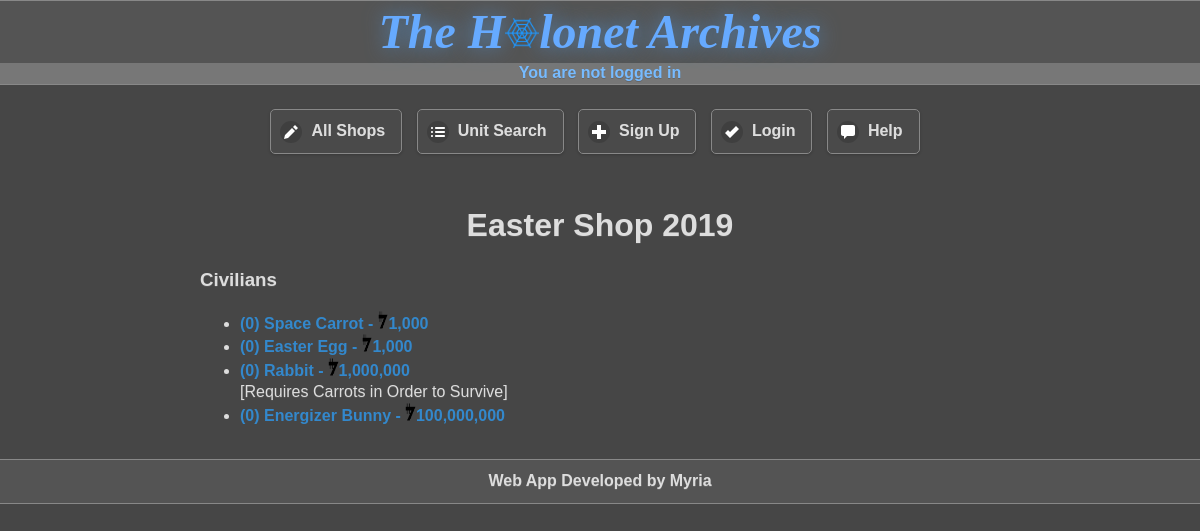
Page /public_html/shop_page?sid=7 on the committed database.
### tables this page shows
CREATE TABLE `unit` (
  `unit_id` smallint(5) unsigned NOT NULL AUTO_INCREMENT,
  `unit_type` smallint(5) unsigned DEFAULT NULL,
  `name` varchar(128) DEFAULT NULL,
  `alias` varchar(32) DEFAULT NULL,
  `price` bigint(20) unsigned DEFAULT NULL,
  `modslots` tinyint(3) unsigned DEFAULT NULL,
  `uc_limit` smallint(5) unsigned DEFAULT NULL,
  `length` float DEFAULT NULL,
  `height` float DEFAULT NULL,
  `width` float DEFAULT NULL,
  `hyperdrive` float DEFAULT NULL,
  `backup` float DEFAULT NULL,
  `mglt` tinyint(3) unsigned DEFAULT NULL,
  `kmh` smallint(5) unsigned DEFAULT NULL,
  `shield` tinyint(3) unsigned DEFAULT NULL,
  `hull` tinyint(3) unsigned DEFAULT NULL,
  `sbd` smallint(5) unsigned DEFAULT NULL,
  `ru` smallint(5) unsigned DEFAULT NULL,
  `points` float DEFAULT NULL,
  `is_special` tinyint(3) unsigned DEFAULT NULL,
  `notes` varchar(256) DEFAULT NULL,
  `wiki_link` varchar(128) DEFAULT NULL,
  PRIMARY KEY (`unit_id`),
  KEY `unit_type` (`unit_type`),
  KEY `shield` (`shield`),
  KEY `hull` (`hull`),
  CONSTRAINT `unit_ibfk_1` FOREIGN KEY (`unit_type`) REFERENCES `unit_type` (`unit_type`),
  CONSTRAINT `unit_ibfk_2` FOREIGN KEY (`shield`) REFERENCES `strength` (`strength_no`),
  CONSTRAINT `unit_ibfk_3` FOREIGN KEY (`hull`) REFERENCES `strength` (`strength_no`)
);

### php/functions.php (the view, shortened to what this page needs)
<?php
    function generate_random_string() {
        return substr(md5(rand()), 0, 7);
    }
    function check_user_status() {
        if (isset($_SESSION['user'])) {
            $user = $_SESSION['user'];
            $logged_in = TRUE;
            $userstr = ": " . $user;
            $logged_in_as = "You are logged in as $user";
        }
        else {
            $user = '';
            $userstr = "";
            $logged_in = FALSE;
            $logged_in_as = "You are not logged in";
        }
        return array($user, $userstr, $logged_in, $logged_in_as);
    }
    function get_shop_stats(&$pdo, $shop_id) {
        $result = $pdo->query(<<<_END
        SELECT
            u.unit_id,
            u.name,
            ut.type_description,
            u.modslots,
            s.shop_name,
            u.price,
            u.notes,
            u.uc_limit
        FROM
            units_in_shop AS us
        JOIN shop AS s
        ON
            s.shop_id = us.shop_id
        JOIN unit AS u
        ON
            us.unit_id = u.unit_id
        LEFT JOIN unit_type AS ut
        ON
            ut.unit_type = u.unit_type
        WHERE
            s.shop_id = $shop_id
        ORDER BY
            u.unit_type
        _END);
        $units = [];
        while ($row = $result->fetch()) {
            $units[] = $row;
        }
        $shop_name = $units[0]['shop_name'];
        foreach ($units as $index => $unit) {
            unset($units[$index]['shop_name']);
        }
        return array($shop_name, $units);
    }
    function collect_unit_types($units) {
        $unit_types = [];
        foreach ($units as $unit) {
            if (!in_array($unit['type_description'], $unit_types)) {
                $unit_types[] = $unit['type_description'];
            }
        }
        return $unit_types;
    }
    function sort_units_by_attribute(&$units, $attr) {
        $arr_size = sizeof($units);
        for ($i = 1; $i < $arr_size; $i++) {
            $lower = 0;
            $upper = $i-1;
            while ($lower <= $upper) {
                $middle = intval(($lower + $upper)/2);
                if ($units[$i][$attr] >= $units[$middle][$attr]) $lower = $middle + 1;
                else $upper = $middle - 1;
            }
            if ($units[$i][$attr] >= $units[$middle][$attr]) $position = $middle + 1;
            else $position = $middle;
            for ($j = $i; $j > $position; $j--) {
                swap_array_values($units, $j, $j-1);
            }
        }
        return $units;
    }
    function search_for_units($units, $attr, $value) {
        $found_at = FALSE;
        foreach ($units as $index => $unit) {
            if ($unit[$attr] == $value) {
                $found_at = $index;
                break;
            }
        }
        return $found_at;
    }
    function get_units_of_attr($units, $attr, $value) {
        $found_at = search_for_units($units, $attr, $value);
        $units_of_attr = [];
        while ($found_at !== FALSE) {
            $units_of_attr[] = $units[$found_at];
            unset($units[$found_at]);
            $found_at = search_for_units($units, $attr, $value);
        }
        return $units_of_attr;
    }
    function display_shop_unit($unit) {
        $C = 'constant';
        $unit_id = $unit['unit_id'];
        $str = "<li><a class='unit-links' data-transition='slide' href='{$C('WEBSITE_ROOT')}/unit_page?uid=$unit_id'>(" . $unit['modslots'] . ") ";
        $str .= $unit['name'];
        $price = $unit['price'];
        if ($price != 0) $str .= " - <img src='{$C('WEBSITE_ROOT')}/data/images/credit_symbol.png' alt='credits' height='18px'  />" . number_format($price);
        $str .= "</a>";
        if (not_null($unit['notes']) && $unit['notes'] !== '') $str .= "<br  />[" . $unit['notes'] . "]";
        $str .=  "</li>";
        return $str;
    }
    function normalise_unit_types($type) {
        switch ($type) {
            default:
                return $type;
        }
    }
    function display_shop($shop_name, $units) {
        foreach ($units as $index => $unit) {
            $units[$index]['type_description'] = normalise_unit_types($unit['type_description']);
        }
        $types = collect_unit_types($units);
        sort_unit_types($types);
        echo "<h1 class='centre'>$shop_name</h1>";
        foreach ($types as $type) {
            echo "<div><h3>" . pluralise($type) . "</h3><ul>";
            $units_of_type = get_units_of_attr($units, 'type_description',  $type);
            sort_units_by_attribute($units_of_type, 'price');
            foreach ($units_of_type as $unit) {
                echo display_shop_unit($unit);
            }
            echo "</ul></div>";
        }
    }
    function validate_id(&$pdo, $id, $table) {
        $query = $pdo->query("SELECT * FROM $table WHERE $table" . "_id = '$id'");
        if (!is_numeric($id)) {
            return "ID must be an integer, please try again.";
        } elseif ($query->rowCount() == 0) {
            return "That entry does not exist, please try again";
        } else return '';
    }
    function pluralise($phrase) {
        if (strtolower(substr($phrase, -1)) == 's') {
            return $phrase;
        } elseif (strtolower($phrase) == 'crew') {
            return $phrase;
        } elseif (strtolower($phrase) == 'infantry') {
            return $phrase;
        } else return $phrase . "s";
    }
    function not_null($val) { return (!($val === NULL)); }

### php/header.php (shortened to what this page needs)
<?php
    require_once 'functions.php';
    $pdo = initialise_mysql_connection(MYSQL_HOST, MYSQL_DATABASE, MYSQL_USER, MYSQL_PASS);
    $C = 'constant';
    echo <<<_ECHO
    <!DOCTYPE html>
    <html lang='eng' dir='ltr'>
        <head>
            <meta charset='utf-8'  />
            <meta name='viewport' content='width=device-width, initial-scale=1'  />
            <link rel='stylesheet' href='{$C('WEBSITE_ROOT')}/_/js/jquery_mobile/jquery.mobile-1.4.5.css'  />
            <link rel='stylesheet' href='{$C('WEBSITE_ROOT')}/_/css/holonet-original.css'  />
            <link rel='stylesheet' href='{$C('WEBSITE_ROOT')}/_/css/jquery.mobile.icons.min.css'  />
            <link rel='stylesheet' href='{$C('WEBSITE_ROOT')}/_/css/styles.css'  />
            <link rel='icon' href='{$C('WEBSITE_ROOT')}/data/images/favicon.ico' type='image/ico'  />
            <script type='text/javascript' src='{$C('WEBSITE_ROOT')}/_/js/OSC.js'></script>
            <script type='text/javascript' src='{$C('WEBSITE_ROOT')}/_/js/javascript.js'></script>
            <script type='text/javascript' src='{$C('WEBSITE_ROOT')}/_/js/jquery/jquery-2.1.4.js'></script>
            <script type='text/javascript' src='{$C('WEBSITE_ROOT')}/_/js/jquery_mobile/jquery.mobile-1.4.5.js'></script>
    _ECHO;
    $randstr = generate_random_string();
    list($user, $userstr, $logged_in, $logged_in_as) = check_user_status();
    $privilege = $logged_in ? check_user_privilege($pdo, $user) : [];
    echo <<<_ECHO
            <title>The Holonet Archives$userstr</title>
        </head>
        </body>
            <div data-role='page'>
                <div data-role='header'>
                    <div class='centre'>
                        <a class='no-show' href='{$C('WEBSITE_ROOT')}?r=$randstr'>
                            <span id='logo'>The H<img height='30px' id='net' src='{$C('WEBSITE_ROOT')}/data/images/logo.png' alt='o'  />lonet Archives</span>
                        </a>
                    </div>
                    <div id='center-username' class='username'>$logged_in_as</div>
                </div>
                <div data-role='content'>
    _ECHO;
    if ($logged_in) {
        echo "<div class='centre'>";
        if (in_array(3, $privilege)) {
            echo "<a data-role='button' data-inline='true' data-icon='edit' data-transtition='slidefade' href='{$C('WEBSITE_ROOT')}/modify_unit?r=$randstr'>Modify Unit</a>";
        }
        echo <<<_ECHO
                        <a data-role='button' data-inline='true' data-icon='tag' data-transtition='slidefade' href='{$C('WEBSITE_ROOT')}/shop_page?r=$randstr'>All Shops</a>
                        <a data-role='button' data-inline='true' data-icon='bullets' data-transtition='slidefade' data-ajax='false' href='{$C('WEBSITE_ROOT')}/unit_lookup?r=$randstr'>Unit Search</a>
                        <a data-role='button' data-inline='true' data-icon='action' data-transtition='slidefade' href='{$C('WEBSITE_ROOT')}/profile/log_out.php?r=$randstr'>Log out</a>
                        <a data-role='button' data-inline='true' data-icon='comment' data-transtition='slidefade' href='{$C('WEBSITE_ROOT')}/help/?r=$randstr'>Help</a>
                    </div>
        _ECHO;
    }
    else {
        echo <<<_ECHO
                    <div class='centre'>
                        <a data-role='button' data-inline='true' data-icon='edit' data-transtition='slidefade' href='{$C('WEBSITE_ROOT')}/shop_page?r=$randstr'>All Shops</a>
                        <a data-role='button' data-inline='true' data-icon='bullets' data-transtition='slidefade' data-ajax='false' href='{$C('WEBSITE_ROOT')}/unit_lookup?r=$randstr'>Unit Search</a>
                        <a data-role='button' data-inline='true' data-icon='plus' data-transtition='slidefade' href='{$C('WEBSITE_ROOT')}/profile/sign_up.php?r=$randstr'>Sign Up</a>
                        <a data-role='button' data-inline='true' data-icon='check' data-transtition='slidefade' href='{$C('WEBSITE_ROOT')}/profile/login.php?r=$randstr'>Login</a>
                        <a data-role='button' data-inline='true' data-icon='comment' data-transtition='slidefade' href='{$C('WEBSITE_ROOT')}/help/?r=$randstr'>Help</a>
                    </div>
        _ECHO;
    }

### public_html/shop_page/index.php (shortened to what this page needs)
<?php
    require_once '../../php/functions.php';
    require_once DOCUMENT_ROOT . 'php/header.php';
    if (isset($_GET['sid'])) {
        $shop_id = sanitise_string($pdo, $_GET['sid']);
        $is_valid_id = validate_id($pdo, $shop_id, 'shop');
        if ($is_valid_id == '') {
            $shop = get_shop_stats($pdo, $shop_id);
            echo "<br  />";
            echo <<<_END
                            <div class='shop'>
            _END;
            display_shop($shop[0], $shop[1]);
            echo <<<_END
                            </div>
                        </div>
            _END;
        } else {
            echo "<h4 class='centre'>$is_valid_id</h4></div>";
        }
    }
    include_once DOCUMENT_ROOT . 'php/footer.php';

### php/footer.php
<?php
    require_once 'functions.php';
    echo <<<_END
                <div data-role='footer'>
                    <h4 class='centre'>Web App Developed by Myria</h4>
                </div>
            </div>
        </body>
    </html>
    _END;

### public_html/_/css/holonet-original.css (style rules this page uses)
html { font-size: 100%; }
body, input, select, textarea, button, .ui-btn { font-size: 1em; line-height: 1.3; font-family: sans-serif ; }
.ui-btn, label.ui-btn { font-weight: bold; border-width: 1px; border-style: solid; }
.ui-btn { text-decoration: none !important; }
.ui-corner-all { -webkit-border-radius: .6em ; border-radius: .6em ; }
.ui-btn-corner-all, .ui-btn.ui-corner-all, .ui-slider-track.ui-corner-all, .ui-flipswitch.ui-corner-all, .ui-li-count { -webkit-border-radius: .3125em ; border-radius: .3125em ; }
.ui-btn-corner-all, .ui-corner-all { -webkit-background-clip: padding; background-clip: padding-box; }
.ui-shadow { -webkit-box-shadow: 0 1px 3px rgba(0,0,0,.2) ; -moz-box-shadow: 0 1px 3px rgba(0,0,0,.2) ; box-shadow: 0 1px 3px rgba(0,0,0,.2) ; }
.ui-btn-icon-left:after, .ui-btn-icon-right:after, .ui-btn-icon-top:after, .ui-btn-icon-bottom:after, .ui-btn-icon-notext:after { background-color: #666666 ; background-color: rgba(0,0,0,.15) ; background-position: center center; background-repeat: no-repeat; -webkit-border-radius: 1em; border-radius: 1em; }
.ui-bar-a, .ui-page-theme-a .ui-bar-inherit, html .ui-bar-a .ui-bar-inherit, html .ui-body-a .ui-bar-inherit, html body .ui-group-theme-a .ui-bar-inherit { background-color: #545454 ; border-color: #888888 ; color: #DDDDDD ; text-shadow: 0 1px 0 #666666 ; font-weight: bold; }
.ui-overlay-a, .ui-page-theme-a, .ui-page-theme-a .ui-panel-wrapper { background-color: #464646 ; border-color: #888888 ; color: #DDDDDD ; text-shadow: 0 1px 0 #555555 ; }
.ui-page-theme-a a, html .ui-bar-a a, html .ui-body-a a, html body .ui-group-theme-a a { color: #3388cc ; font-weight: bold; }
.ui-page-theme-a .ui-btn, html .ui-bar-a .ui-btn, html .ui-body-a .ui-btn, html body .ui-group-theme-a .ui-btn, html head + body .ui-btn.ui-btn-a, .ui-page-theme-a .ui-btn:visited, html .ui-bar-a .ui-btn:visited, html .ui-body-a .ui-btn:visited, html body .ui-group-theme-a .ui-btn:visited, html head + body .ui-btn.ui-btn-a:visited { background-color: #4a4a4a ; border-color: #888888 ; color: #DDDDDD ; text-shadow: 0 0px 0 #666666 ; }

### public_html/_/css/styles.css (style rules this page uses)
html { background:#444; color: #CEF; }
.unit-links { text-decoration: none; text-shadow: none; }
.centre { text-align:center; }
#logo { font-family:'Times New Roman', Times, serif; font-weight:bold; font-style:italic; font-size:300%; color:#6AF; text-shadow: 0 0 20px #58B; }
.username { text-align:center; background:#777; color:#7BF; }
#center-username { margin:auto; }
.shop { max-width: 800px; margin: auto; }
.no-show { text-decoration: none; }

### rows in the picture
unit: modslots "0", unit "Space Carrot", price "1,000"
unit: modslots "0", unit "Easter Egg", price "1,000"
unit: modslots "0", unit "Rabbit", price "1,000,000", notes "Requires Carrots in Order to Survive"
unit: modslots "0", unit "Energizer Bunny", price "100,000,000"

### other values in the picture
$logged_in_as "You are not logged in"
$shop_name "Easter Shop 2019"
pluralise($type) "Civilians"
